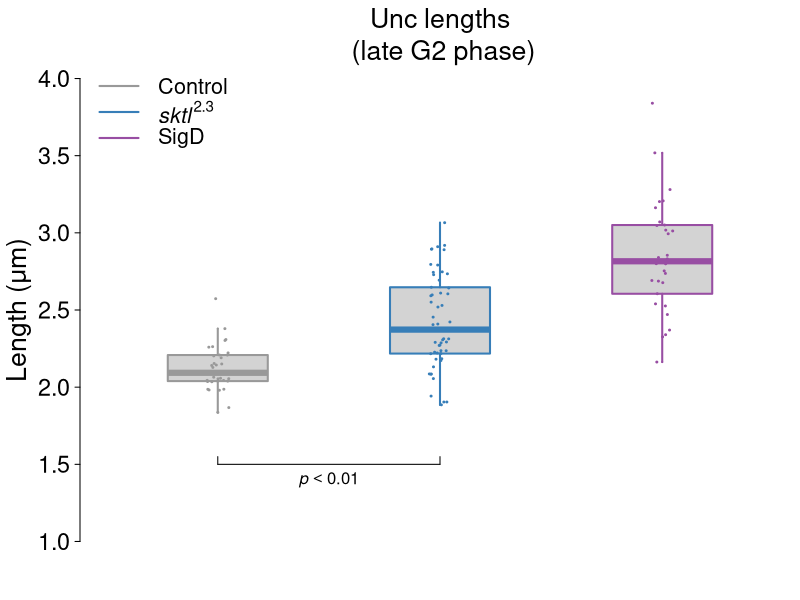

The R script that drew this image:
#' Plotting Unc-GFP lengths
#' n = 30-60

png(filename="unc.png", width=3.5, height=6,units="in", res=600)

# import data
df <- read.csv('unc.csv', header=TRUE)
df <- cbind(df[,1], df[,3], df[,2])
    
addNoise <- function(mtx) {
    if (!is.matrix(mtx)) mtx <- matrix(mtx, byrow = TRUE, nrow = 1)
    random.stuff <- matrix(runif(prod(dim(mtx)), min = -0.0001, max = 0.01), nrow = dim(mtx)[1])
    random.stuff + mtx
}

df <- addNoise(df)

library(RColorBrewer)

cols <- brewer.pal(9,"Set1")[c(9,2,4)]

par(bty="n",
    mar=c(2, 4, 3, 0),  # plot margins b-l-t-r
    las=1,              # horizontal labels
    tcl=-.25,           # tick length
    font.main=1,        # plain font
    mgp=c(2.5, 0.5, 0),  # axis spacings
    cex.lab=1.6,
    cex.axis=1.4,
    ps=12
)


xat <- c(1,
         2,
         3)
b <- boxplot(df,
             xaxt="n",       # no x-axis
             yaxt="n",
             boxwex=0.45,    # boxwidth
             lty=1,          # line type, 1 = solid
             staplewex=0,    # no staples
             log="",         # no log scaling
             ylim=c(1, 4),
             at=xat,
             border=cols,
             lwd=2,
             outline=FALSE
)          # line weight

stripchart(apply(df, 2, as.list),
           vertical=TRUE,
           method="jitter",
           add=TRUE,
           pch=20,
           cex=0.4,
           col=cols,
           at=xat,
           jitter=0.05)

title("Unc lengths\n (late G2 phase)", font.main=1, cex.main=1.6, line=0)
title(ylab=expression(paste("Length (", "μ", "m)", sep="")), line=2.2)

axis(2, at=seq(1, 4, 0.5), labels=TRUE, col.ticks=1, lwd=1)

temp.labels = c("Control", expression(italic("sktl")^{2.3}), "SigD")
legend("topleft", cex=1.3, col=cols, lty=1, lwd=2, temp.labels, bty="n")

offset <- 0.015
yat <- 0.9
lines(c(xat[4], xat[5]), c(yat, yat))
lines(c(xat[4], xat[4]), c(yat+offset, yat))
lines(c(xat[5], xat[5]), c(yat+offset, (yat)))
text((xat[4] + xat[5])/2, yat-3*offset, expression(italic('N.S.')), cex=1)

offset <- 0.05
yat <- 1.5
lines(c(xat[1], xat[2]), c(yat, yat))
lines(c(xat[1], xat[1]), c(yat+offset, yat))
lines(c(xat[2], xat[2]), c(yat+offset, yat))
text((xat[1] + xat[2])/2, yat-2*offset, expression(italic('p')<0.01), cex=1)

dev.off()

